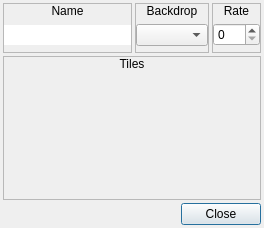
<?xml version="1.0" encoding="UTF-8"?>
<ui version="4.0">
 <class>TilesetEditor</class>
 <widget class="QDialog" name="TilesetEditor">
  <property name="geometry">
   <rect>
    <x>0</x>
    <y>0</y>
    <width>264</width>
    <height>228</height>
   </rect>
  </property>
  <property name="windowTitle">
   <string>Tileset Editor</string>
  </property>
  <property name="styleSheet">
   <string notr="true">.QFrame
{
	border: 1px solid palette(text);
}

.QFrame&gt;QLabel
{
	background-color: palette(text);
	color: palette(window);
}</string>
  </property>
  <layout class="QVBoxLayout" name="verticalLayout_5">
   <property name="spacing">
    <number>3</number>
   </property>
   <property name="leftMargin">
    <number>3</number>
   </property>
   <property name="topMargin">
    <number>3</number>
   </property>
   <property name="rightMargin">
    <number>3</number>
   </property>
   <property name="bottomMargin">
    <number>3</number>
   </property>
   <item>
    <widget class="QWidget" name="widget_5" native="true">
     <layout class="QHBoxLayout" name="horizontalLayout_3">
      <property name="spacing">
       <number>3</number>
      </property>
      <property name="leftMargin">
       <number>0</number>
      </property>
      <property name="topMargin">
       <number>0</number>
      </property>
      <property name="rightMargin">
       <number>0</number>
      </property>
      <property name="bottomMargin">
       <number>0</number>
      </property>
      <item>
       <widget class="QFrame" name="frame_4">
        <property name="frameShape">
         <enum>QFrame::StyledPanel</enum>
        </property>
        <property name="frameShadow">
         <enum>QFrame::Raised</enum>
        </property>
        <layout class="QVBoxLayout" name="verticalLayout_6">
         <property name="spacing">
          <number>0</number>
         </property>
         <property name="leftMargin">
          <number>0</number>
         </property>
         <property name="topMargin">
          <number>0</number>
         </property>
         <property name="rightMargin">
          <number>0</number>
         </property>
         <property name="bottomMargin">
          <number>0</number>
         </property>
         <item>
          <widget class="QLabel" name="label_4">
           <property name="sizePolicy">
            <sizepolicy hsizetype="Preferred" vsizetype="Fixed">
             <horstretch>0</horstretch>
             <verstretch>0</verstretch>
            </sizepolicy>
           </property>
           <property name="text">
            <string>Name</string>
           </property>
           <property name="alignment">
            <set>Qt::AlignCenter</set>
           </property>
          </widget>
         </item>
         <item>
          <widget class="QWidget" name="widget_4" native="true">
           <layout class="QHBoxLayout" name="horizontalLayout_4">
            <property name="spacing">
             <number>0</number>
            </property>
            <property name="leftMargin">
             <number>0</number>
            </property>
            <property name="topMargin">
             <number>0</number>
            </property>
            <property name="rightMargin">
             <number>0</number>
            </property>
            <property name="bottomMargin">
             <number>0</number>
            </property>
            <item>
             <widget class="QLineEdit" name="leName">
              <property name="frame">
               <bool>false</bool>
              </property>
             </widget>
            </item>
           </layout>
          </widget>
         </item>
        </layout>
       </widget>
      </item>
      <item>
       <widget class="QFrame" name="frame">
        <property name="frameShape">
         <enum>QFrame::StyledPanel</enum>
        </property>
        <property name="frameShadow">
         <enum>QFrame::Raised</enum>
        </property>
        <layout class="QVBoxLayout" name="verticalLayout">
         <property name="spacing">
          <number>0</number>
         </property>
         <property name="leftMargin">
          <number>0</number>
         </property>
         <property name="topMargin">
          <number>0</number>
         </property>
         <property name="rightMargin">
          <number>0</number>
         </property>
         <property name="bottomMargin">
          <number>0</number>
         </property>
         <item>
          <widget class="QLabel" name="label">
           <property name="sizePolicy">
            <sizepolicy hsizetype="Preferred" vsizetype="Fixed">
             <horstretch>0</horstretch>
             <verstretch>0</verstretch>
            </sizepolicy>
           </property>
           <property name="text">
            <string>Backdrop</string>
           </property>
           <property name="alignment">
            <set>Qt::AlignCenter</set>
           </property>
          </widget>
         </item>
         <item>
          <widget class="QWidget" name="widget" native="true">
           <layout class="QHBoxLayout" name="horizontalLayout">
            <property name="spacing">
             <number>0</number>
            </property>
            <property name="leftMargin">
             <number>0</number>
            </property>
            <property name="topMargin">
             <number>0</number>
            </property>
            <property name="rightMargin">
             <number>0</number>
            </property>
            <property name="bottomMargin">
             <number>0</number>
            </property>
            <item>
             <widget class="QComboBox" name="optBackdrops"/>
            </item>
           </layout>
          </widget>
         </item>
        </layout>
       </widget>
      </item>
      <item>
       <widget class="QFrame" name="frame_3">
        <property name="sizePolicy">
         <sizepolicy hsizetype="Fixed" vsizetype="Preferred">
          <horstretch>0</horstretch>
          <verstretch>0</verstretch>
         </sizepolicy>
        </property>
        <property name="frameShape">
         <enum>QFrame::StyledPanel</enum>
        </property>
        <property name="frameShadow">
         <enum>QFrame::Raised</enum>
        </property>
        <layout class="QVBoxLayout" name="verticalLayout_2">
         <property name="spacing">
          <number>0</number>
         </property>
         <property name="leftMargin">
          <number>0</number>
         </property>
         <property name="topMargin">
          <number>0</number>
         </property>
         <property name="rightMargin">
          <number>0</number>
         </property>
         <property name="bottomMargin">
          <number>0</number>
         </property>
         <item>
          <widget class="QLabel" name="label_3">
           <property name="sizePolicy">
            <sizepolicy hsizetype="Preferred" vsizetype="Fixed">
             <horstretch>0</horstretch>
             <verstretch>0</verstretch>
            </sizepolicy>
           </property>
           <property name="text">
            <string>Rate</string>
           </property>
           <property name="alignment">
            <set>Qt::AlignCenter</set>
           </property>
          </widget>
         </item>
         <item>
          <widget class="QWidget" name="widget_3" native="true">
           <layout class="QHBoxLayout" name="horizontalLayout_2">
            <property name="spacing">
             <number>0</number>
            </property>
            <property name="leftMargin">
             <number>0</number>
            </property>
            <property name="topMargin">
             <number>0</number>
            </property>
            <property name="rightMargin">
             <number>0</number>
            </property>
            <property name="bottomMargin">
             <number>0</number>
            </property>
            <item>
             <widget class="QSpinBox" name="numRate">
              <property name="maximum">
               <number>255</number>
              </property>
             </widget>
            </item>
           </layout>
          </widget>
         </item>
        </layout>
       </widget>
      </item>
     </layout>
    </widget>
   </item>
   <item>
    <widget class="QFrame" name="frame_2">
     <property name="sizePolicy">
      <sizepolicy hsizetype="Preferred" vsizetype="Fixed">
       <horstretch>0</horstretch>
       <verstretch>0</verstretch>
      </sizepolicy>
     </property>
     <property name="frameShape">
      <enum>QFrame::StyledPanel</enum>
     </property>
     <property name="frameShadow">
      <enum>QFrame::Raised</enum>
     </property>
     <layout class="QVBoxLayout" name="verticalLayout_3">
      <property name="spacing">
       <number>0</number>
      </property>
      <property name="leftMargin">
       <number>0</number>
      </property>
      <property name="topMargin">
       <number>0</number>
      </property>
      <property name="rightMargin">
       <number>0</number>
      </property>
      <property name="bottomMargin">
       <number>0</number>
      </property>
      <item>
       <widget class="QLabel" name="label_2">
        <property name="sizePolicy">
         <sizepolicy hsizetype="Preferred" vsizetype="Fixed">
          <horstretch>0</horstretch>
          <verstretch>0</verstretch>
         </sizepolicy>
        </property>
        <property name="text">
         <string>Tiles</string>
        </property>
        <property name="alignment">
         <set>Qt::AlignCenter</set>
        </property>
       </widget>
      </item>
      <item>
       <widget class="QWidget" name="widget_2" native="true">
        <layout class="QVBoxLayout" name="verticalLayout_4">
         <property name="spacing">
          <number>0</number>
         </property>
         <property name="leftMargin">
          <number>0</number>
         </property>
         <property name="topMargin">
          <number>0</number>
         </property>
         <property name="rightMargin">
          <number>0</number>
         </property>
         <property name="bottomMargin">
          <number>0</number>
         </property>
         <item>
          <widget class="ImageView" name="imgTileset">
           <property name="minimumSize">
            <size>
             <width>256</width>
             <height>128</height>
            </size>
           </property>
           <property name="maximumSize">
            <size>
             <width>256</width>
             <height>128</height>
            </size>
           </property>
           <property name="styleSheet">
            <string notr="true">background-image: url(:/icons/bg.png);</string>
           </property>
           <property name="text">
            <string/>
           </property>
          </widget>
         </item>
        </layout>
       </widget>
      </item>
     </layout>
    </widget>
   </item>
   <item>
    <widget class="QDialogButtonBox" name="buttonBox">
     <property name="orientation">
      <enum>Qt::Horizontal</enum>
     </property>
     <property name="standardButtons">
      <set>QDialogButtonBox::Close</set>
     </property>
    </widget>
   </item>
  </layout>
 </widget>
 <customwidgets>
  <customwidget>
   <class>ImageView</class>
   <extends>QLabel</extends>
   <header>imageview.h</header>
  </customwidget>
 </customwidgets>
 <resources>
  <include location="icons.qrc"/>
 </resources>
 <connections>
  <connection>
   <sender>buttonBox</sender>
   <signal>accepted()</signal>
   <receiver>TilesetEditor</receiver>
   <slot>accept()</slot>
   <hints>
    <hint type="sourcelabel">
     <x>248</x>
     <y>254</y>
    </hint>
    <hint type="destinationlabel">
     <x>157</x>
     <y>274</y>
    </hint>
   </hints>
  </connection>
  <connection>
   <sender>buttonBox</sender>
   <signal>rejected()</signal>
   <receiver>TilesetEditor</receiver>
   <slot>reject()</slot>
   <hints>
    <hint type="sourcelabel">
     <x>316</x>
     <y>260</y>
    </hint>
    <hint type="destinationlabel">
     <x>286</x>
     <y>274</y>
    </hint>
   </hints>
  </connection>
 </connections>
</ui>
